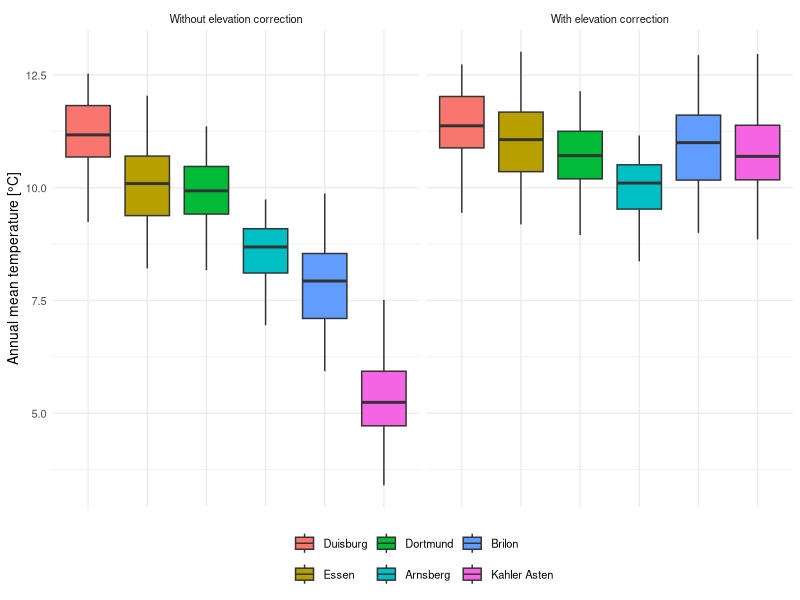

This figure's R source:
# ============================================================
# 04 - Does elevation (adiabatic cooling) explain the spatial
#      temperature differences between the stations?
# ============================================================

library(dplyr)
library(readr)
library(ggplot2)

df_weather <- read_csv("data/weather_clean.csv", show_col_types = FALSE) %>%
  mutate(station = factor(station,
    levels = c("Duisburg", "Essen", "Dortmund", "Arnsberg", "Brilon", "Kahler Asten")))

# Elevation correction: expected adiabatic effect of -0.65 °C / 100 m of elevation
df_weather <- df_weather %>%
  mutate(annual_corrected = annual + 0.0065 * elevation)

cat("--- Model 1: temperature ~ elevation ---\n")
model_elev <- lm(annual ~ elevation, data = df_weather)
print(summary(model_elev)$coefficients)
cat("Estimated effect:", round(coef(model_elev)["elevation"] * 100, 3), "°C per 100 m\n")
cat("(Global reference value for adiabatic cooling: -0.65 °C per 100 m)\n\n")

cat("--- Model 2: temperature ~ elevation + station ---\n")
model_elev_station <- lm(annual ~ elevation + station, data = df_weather)
cat("Model comparison (F-test):\n")
print(anova(model_elev, model_elev_station))

cat("\n--- Kruskal-Wallis: differences before vs. after elevation correction ---\n")
kw_raw <- kruskal.test(annual ~ station, data = df_weather)
kw_corrected <- kruskal.test(annual_corrected ~ station, data = df_weather)
cat("Without elevation correction: chi² =", round(kw_raw$statistic, 2), ", p =", signif(kw_raw$p.value, 3), "\n")
cat("With elevation correction:    chi² =", round(kw_corrected$statistic, 2), ", p =", signif(kw_corrected$p.value, 3), "\n")

# ---- Visualization: boxplot before/after elevation correction ----
df_long <- df_weather %>%
  select(station, annual, annual_corrected) %>%
  tidyr::pivot_longer(c(annual, annual_corrected), names_to = "type", values_to = "temperature")

plot_adiabatic <- ggplot(df_long, aes(x = station, y = temperature, fill = station)) +
  geom_boxplot() +
  facet_wrap(~type, labeller = labeller(type = c(
    annual = "Without elevation correction", annual_corrected = "With elevation correction"
  ))) +
  labs(x = NULL, y = "Annual mean temperature [°C]", fill = NULL) +
  theme_minimal(base_size = 10) +
  theme(axis.text.x = element_blank(), axis.ticks.x = element_blank(), legend.position = "bottom")

ggsave("plots/adiabatic_effect.png", plot_adiabatic, width = 8, height = 4.5, dpi = 150, bg = "white")

cat("\nInterpretation: The adiabatic effect explains a substantial part of the\n")
cat("spatial differences, but Model 2 shows that individual stations still\n")
cat("contribute significantly to the difference even after controlling for\n")
cat("elevation -> elevation alone does not fully explain the spatial variation.\n")
